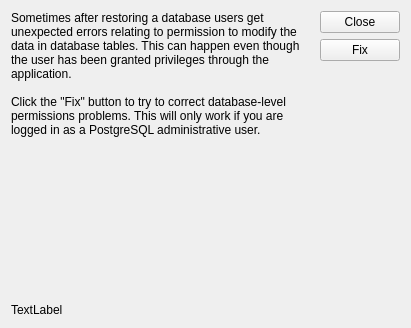
<?xml version="1.0" encoding="UTF-8"?>
<ui version="4.0">
 <comment>This file is part of the xTuple ERP: PostBooks Edition, a free and
open source Enterprise Resource Planning software suite,
Copyright (c) 1999-2019 by OpenMFG LLC, d/b/a xTuple.
It is licensed to you under the Common Public Attribution License
version 1.0, the full text of which (including xTuple-specific Exhibits)
is available at www.xtuple.com/CPAL.  By using this software, you agree
to be bound by its terms.</comment>
 <class>fixACL</class>
 <widget class="QWidget" name="fixACL">
  <property name="geometry">
   <rect>
    <x>0</x>
    <y>0</y>
    <width>411</width>
    <height>328</height>
   </rect>
  </property>
  <property name="windowTitle">
   <string>Fix Access Control</string>
  </property>
  <layout class="QGridLayout">
   <item row="0" column="1">
    <widget class="QPushButton" name="_close">
     <property name="text">
      <string>Close</string>
     </property>
    </widget>
   </item>
   <item row="1" column="1">
    <widget class="QPushButton" name="_fix">
     <property name="text">
      <string>Fix</string>
     </property>
    </widget>
   </item>
   <item row="2" column="1" rowspan="2">
    <spacer>
     <property name="orientation">
      <enum>Qt::Vertical</enum>
     </property>
     <property name="sizeHint" stdset="0">
      <size>
       <width>20</width>
       <height>40</height>
      </size>
     </property>
    </spacer>
   </item>
   <item row="0" column="0" rowspan="3">
    <widget class="QLabel" name="_explanationLit">
     <property name="sizeIncrement">
      <size>
       <width>3</width>
       <height>3</height>
      </size>
     </property>
     <property name="text">
      <string>Sometimes after restoring a database users get unexpected errors relating to permission to modify the data in database tables. This can happen even though the user has been granted privileges through the application.

Click the &quot;Fix&quot; button to try to correct database-level permissions problems. This will only work if you are logged in as a PostgreSQL administrative user.</string>
     </property>
     <property name="wordWrap">
      <bool>true</bool>
     </property>
    </widget>
   </item>
   <item row="3" column="0">
    <spacer name="verticalSpacer">
     <property name="orientation">
      <enum>Qt::Vertical</enum>
     </property>
     <property name="sizeHint" stdset="0">
      <size>
       <width>20</width>
       <height>40</height>
      </size>
     </property>
    </spacer>
   </item>
   <item row="4" column="0" colspan="2">
    <widget class="QLabel" name="_status">
     <property name="text">
      <string>TextLabel</string>
     </property>
    </widget>
   </item>
  </layout>
 </widget>
 <resources/>
 <connections>
  <connection>
   <sender>_close</sender>
   <signal>clicked()</signal>
   <receiver>fixACL</receiver>
   <slot>close()</slot>
   <hints>
    <hint type="sourcelabel">
     <x>311</x>
     <y>21</y>
    </hint>
    <hint type="destinationlabel">
     <x>204</x>
     <y>12</y>
    </hint>
   </hints>
  </connection>
 </connections>
</ui>
